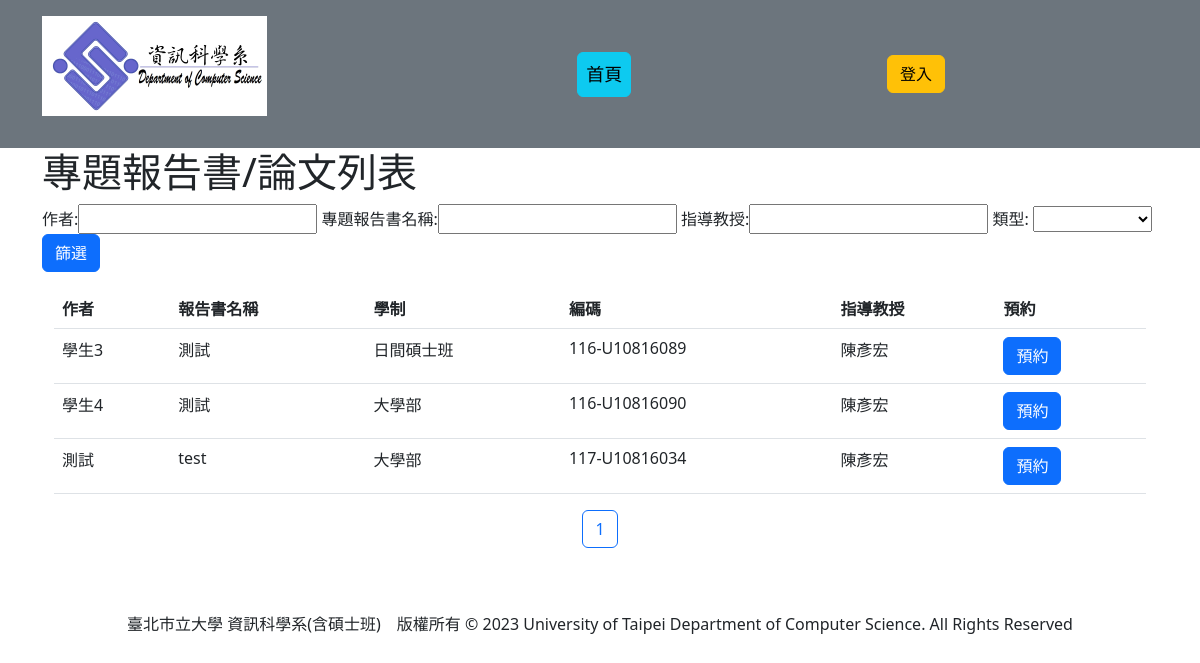
The app's page /BorrowPaper/21 with its own data.
### student/models.py (models this page shows, shortened)
class Paper(models.Model):
    project = models.ForeignKey(Project, null = True, on_delete=models.PROTECT)
    barCode = models.CharField(max_length=20, null=True)
    lendTimes = models.IntegerField(default=0)
    class Meta:
        ordering = ['barCode', 'project__type']

class Project(models.Model):
    user = models.ForeignKey(User, on_delete=models.PROTECT) #誰做這個專題的
    proposal = models.ForeignKey(Proposal, on_delete=models.PROTECT, blank = True, null = True)
    name = models.CharField(max_length = 30) #專題名稱
    report = models.FileField(upload_to = "Report/", default=None)#報告書電子檔
    poster = models.ImageField(upload_to = "Poster/", default=None)#海報或發表證明
    professor = models.CharField(max_length = 5)#指導教授
    FIELD = ((0, '軟體開發及程式設計'),
             (1, '網路及多媒體應用'),
             (2, '系統及演算法開發',))
    field = models.IntegerField(choices=FIELD, default=0)
    postDate = models.DateField(blank=True, null = True)#學位考試日期
    letter = models.FileField(upload_to='Uploaded Files/', blank=True, null=True, default=None)#同意函
    TYPE = ((0, '大學部'),
            (1, '日間碩士班'),
            (2, '碩士在職專班'),)
    type = models.IntegerField(choices=TYPE, default=0)
    POST = ((0, '研討會'),
            (1, '期刊'),)
    post = models.PositiveIntegerField(choices=POST, default = 0, blank=True, null = True)
    seminarDate = models.DateTimeField(blank=True, null = True)#研討會或期刊發行日期
    seminarName = models.CharField(max_length=20, blank=True, null = True)#研討會或期刊名稱
    journalNumber = models.DecimalField(max_digits = 10, decimal_places = 0, blank=True, null = True)#
    STATE = ((0, '專題'),
             (1, '已申請'),
             (2, '已取消'),)
    state = models.IntegerField(choices=STATE, default = 0)
    cancelapplication = models.FileField(upload_to='Cancel/', blank=True, null=True, default=None)
    class Meta:
        ordering = ["user"]

class User(AbstractUser):
    first_name = None
    last_name = None
    username = models.CharField(max_length=15, unique=True, null=True) #帳號
    name = models.CharField(max_length = 12) #姓名
    DEPARTMENT = ((0, '資訊科學系'),
                  (1, '外系'),)
    department = models.IntegerField(choices=DEPARTMENT, null=True, blank=True)
    IDENTITY=((0, '學士'),
              (1, '管理員'),
              (2, '碩士'))
    identity = models.IntegerField(choices=IDENTITY, default=0)
    graduateLevel = models.DecimalField(max_digits = 4, decimal_places = 0, default = timezone.now().year + 4)#畢業級
    USER_NAME_FIELD = 'username'
    class Meta:
        ordering = ["username"]

### student/views.py (the view, shortened to what this page needs)
# urls.py: path('BorrowPaper/<int:pk>', views.BorrowPaper.as_view(), name='BorrowPaper'),
class BorrowPaper(ListView):
    def get(self, request, pk):
        queryDict = {}
        getValue = self.request.GET
        if getValue:
            if 'author' in getValue:
                queryDict['project__user__name__icontains'] = getValue['author']
            if 'name' in getValue:
                queryDict['project__name__icontains'] = getValue['name']
            if 'type' in getValue and int(getValue['type']) >= 0:
                queryDict['project__type'] = int(getValue['type'])
            if 'professor' in getValue:
                queryDict['project__professor__icontains'] = getValue['professor']
            paper = Paper.objects.filter(**queryDict)
        else:
            paper = Paper.objects.all()
        paginator=Paginator(paper, limit)
        page=request.GET.get('page')
        try:
            paper=paginator.page(page)
        except PageNotAnInteger:
            paper=paginator.page(1)
        except EmptyPage:
            paper=paginator.page(paginator.num_pages)
        context = {
            'paper': paper,
        }
        return render(request, 'BorrowPaper.html', context)

### templates/BorrowPaper.html (shortened to what this page needs)
{% extends 'layout.html' %}
{% block title %}專題報告書/論文列表{% endblock %}
{% block content %}
<form method = "GET">
    作者:<input type = "search" name = "author" placeholder = "">
    專題報告書名稱:<input type = "search" name = "name" placeholder = "">
    指導教授:<input type = "search" name = "professor" placeholder = "">
    類型:
    <select class = "select" name = "type">
        <option value = -1></option>
        <option value = 0 {% if type == 0 %} selected="selected" {% endif %}>大學部</option>
    </select>
    <input type="submit" class="btn btn-primary" name = "search" value="篩選" />
</form>
    <div class="container">
        <table class="table">
            <thead>
                <tr>
                    <th scope="col">作者</th>
                    <th scope="col">報告書名稱</th>
                    <th scope="col">學制</th>
                    <th scope="col">編碼</th>
                    <th scope="col">指導教授</th>
                    <th scope="col">預約</th>
                </tr>
            </thead>
            <tbody>
                {% for paper in paper %}
                    <tr>
                        <td>{{ paper.project.user.name }}</td>
                        <td>{{ paper.project.name }}</td>
                        <td>{{ paper.project.get_type_display }}</td>
                        <td>{{ paper.barCode }}</td>
                        <td>{{ paper.project.professor }}</td>
                        <td><a href="{% url 'MakeBooking' pk=paper.id %}" class="btn btn-primary">預約</a></td>
                    </tr>
                {% endfor %}
            </tbody>
        </table>
    </div>
    <p style="text-align:center">
        {% for page_number in paper.paginator.page_range %}
          {% ifequal page_number  paper.number %}
            <button class="btn btn-outline-primary">{{ page_number }}</button>
          {% else %}
            <a href="?page={{ page_number }}" class="btn btn-primary">{{ page_number }}</a>
          {% endifequal %}
        {% endfor %}
    </p>
{% endblock %}

### records on screen
Paper: project.user.name "學生3", project.name "測試", project.type "日間碩士班", barCode "116-U10816089", project.professor "陳彥宏"
Paper: project.user.name "學生4", project.name "測試", project.type "大學部", barCode "116-U10816090", project.professor "陳彥宏"
Paper: project.user.name "測試", project.name "test", project.type "大學部", barCode "117-U10816034", project.professor "陳彥宏"

### other values on screen
{{ page_number }} "1"
